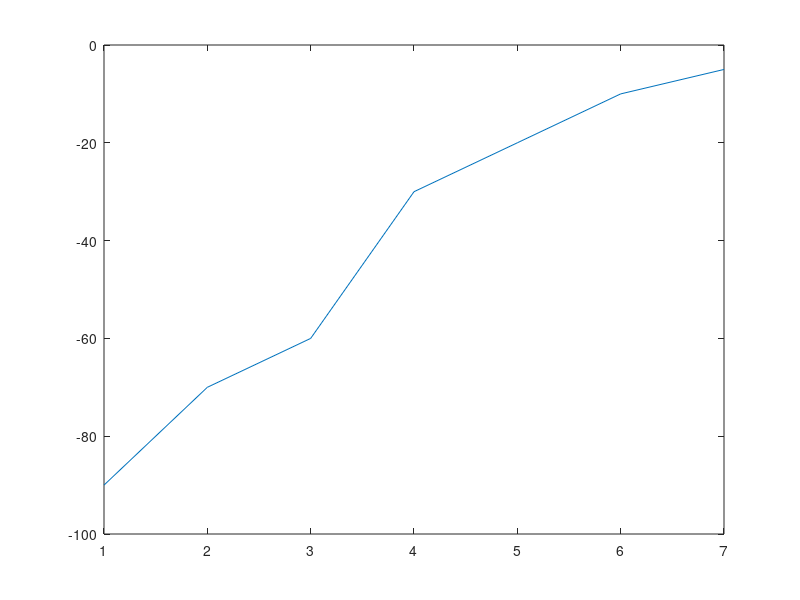

Here is the MATLAB script that generated this plot: (Note: this script raises an error after producing the figure.)
%
% Author : Paula A A Graça
% Student @ TUM 2019
%
dBin = [-90; -70; -60; -30; -20; -10; -5];
figure
plot (dBin)
staticcurve(dBin, 2, -20, -30, -80)
